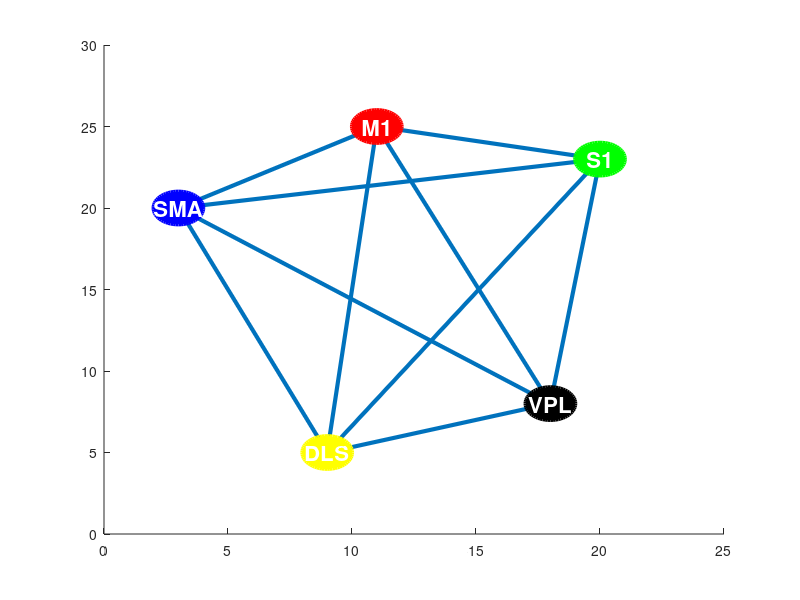

Here is the MATLAB script that generated this plot: (Note: this script raises an error after producing the figure.)
%A = [0 1 2; 1 0 3; 2 3 0];
%A = symdec(5,1);
%node_names = {'A','B','C','D','F'};
%G = graph(A,node_names);
%p = plot(G)

%G.Nodes.NodeColors = [1,2,3,4,5]';%degree(G);
%G.Nodes.NodeSizes = [10 20 10 100 40]';
%p.NodeCData = G.Nodes.NodeColors;
%colorbar
pos_SMA = [2 19 2 2]; 
pos_M1 = [10 24 2 2]; 
pos_S1 = [19 22 2 2]; 
pos_DLS = [8 4 2 2]; 
pos_VPL = [17 7 2 2];

line([pos_SMA(1)+1,pos_M1(1)+1],[pos_SMA(2)+1,pos_M1(2)+1],'LineWidth',3)
line([pos_SMA(1)+1,pos_S1(1)+1],[pos_SMA(2)+1,pos_S1(2)+1],'LineWidth',3)
line([pos_SMA(1)+1,pos_DLS(1)+1],[pos_SMA(2)+1,pos_DLS(2)+1],'LineWidth',3)
line([pos_SMA(1)+1,pos_VPL(1)+1],[pos_SMA(2)+1,pos_VPL(2)+1],'LineWidth',3)
line([pos_M1(1)+1,pos_S1(1)+1],[pos_M1(2)+1,pos_S1(2)+1],'LineWidth',3)
line([pos_M1(1)+1,pos_DLS(1)+1],[pos_M1(2)+1,pos_DLS(2)+1],'LineWidth',3)
line([pos_M1(1)+1,pos_VPL(1)+1],[pos_M1(2)+1,pos_VPL(2)+1],'LineWidth',3)
line([pos_S1(1)+1,pos_DLS(1)+1],[pos_S1(2)+1,pos_DLS(2)+1],'LineWidth',3)
line([pos_S1(1)+1,pos_VPL(1)+1],[pos_S1(2)+1,pos_VPL(2)+1],'LineWidth',3)
line([pos_DLS(1)+1,pos_VPL(1)+1],[pos_DLS(2)+1,pos_VPL(2)+1],'LineWidth',3)

rectangle('Position',pos_SMA,'Curvature',[1 1],'EdgeColor','b','LineWidth',3,'FaceColor','b')
text(pos_SMA(1)+1,pos_SMA(2)+1,'SMA','HorizontalAlignment','center','Color','w','FontSize',16,'FontWeight','bold')

rectangle('Position',pos_M1,'Curvature',[1 1],'EdgeColor','r','LineWidth',3,'FaceColor','r')
text(pos_M1(1)+1,pos_M1(2)+1,'M1','HorizontalAlignment','center','Color','w','FontSize',16,'FontWeight','bold')

rectangle('Position',pos_S1,'Curvature',[1 1],'EdgeColor','g','LineWidth',3,'FaceColor','g')
text(pos_S1(1)+1,pos_S1(2)+1,'S1','HorizontalAlignment','center','Color','w','FontSize',16,'FontWeight','bold')

rectangle('Position',pos_DLS,'Curvature',[1 1],'EdgeColor','y','LineWidth',3,'FaceColor','y')
text(pos_DLS(1)+1,pos_DLS(2)+1,'DLS','HorizontalAlignment','center','Color','w','FontSize',16,'FontWeight','bold')

rectangle('Position',pos_VPL,'Curvature',[1 1],'EdgeColor','k','LineWidth',3,'FaceColor','k')
text(pos_VPL(1)+1,pos_VPL(2)+1,'VPL','HorizontalAlignment','center','Color','w','FontSize',16,'FontWeight','bold')

xlim([0 25])
ylim([0 30])




% Colocar ancho de barras y color de acuerdo a la coherencia
[sum_MSC_beta_parkinson, coupling_strength_beta_parkinson, delay_beta_parkinson] = coherence_measurements(registroLFP, [8, 30], [false, false, false], false, path);

coupling_strength_beta_parkinson = coupling_strength_beta_parkinson/sum(sum(coupling_strength_beta_parkinson));
left_coherence = coupling_strength_beta_parkinson(1:round(size(coupling_strength_beta_parkinson,1)/2),:);
right_coherence = coupling_strength_beta_parkinson(round(size(coupling_strength_beta_parkinson,1)/2)+1:end,:);

pos_SMA = [1.5 18.5 3 3]; 
pos_M1 = [9.5 23.5 3 3]; 
pos_S1 = [18.5 21.5 3 3]; 
pos_DLS = [7.5 3.5 3 3]; 
pos_VPL = [16.5 6.5 3 3];


for i = 1:3
    weigthed_left = left_coherence(:,i);
    weigthed_left = weigthed_left*1000;
    
    fig = figure('rend','painters','pos',[10 10 900 900]);%figure('units','normalized','outerposition',[0 0 1 1]);

    line([pos_SMA(1)+1.5,pos_M1(1)+1.5],[pos_SMA(2)+1,pos_M1(2)+1],'LineWidth',weigthed_left(1))
    line([pos_SMA(1)+1.5,pos_S1(1)+1.5],[pos_SMA(2)+1,pos_S1(2)+1],'LineWidth',weigthed_left(2))
    line([pos_SMA(1)+1.5,pos_DLS(1)+1.5],[pos_SMA(2)+1,pos_DLS(2)+1],'LineWidth',weigthed_left(3))
    line([pos_SMA(1)+1.5,pos_VPL(1)+1.5],[pos_SMA(2)+1,pos_VPL(2)+1],'LineWidth',weigthed_left(4))
    line([pos_M1(1)+1.5,pos_S1(1)+1.5],[pos_M1(2)+1,pos_S1(2)+1],'LineWidth',weigthed_left(5))
    line([pos_M1(1)+1.5,pos_DLS(1)+1.5],[pos_M1(2)+1,pos_DLS(2)+1],'LineWidth',weigthed_left(6))
    line([pos_M1(1)+1.5,pos_VPL(1)+1.5],[pos_M1(2)+1,pos_VPL(2)+1],'LineWidth',weigthed_left(7))
    line([pos_S1(1)+1.5,pos_DLS(1)+1.5],[pos_S1(2)+1,pos_DLS(2)+1],'LineWidth',weigthed_left(8))
    line([pos_S1(1)+1.5,pos_VPL(1)+1.5],[pos_S1(2)+1,pos_VPL(2)+1],'LineWidth',weigthed_left(9))
    line([pos_DLS(1)+1.5,pos_VPL(1)+1.5],[pos_DLS(2)+1,pos_VPL(2)+1],'LineWidth',weigthed_left(10))

    rectangle('Position',pos_SMA,'Curvature',[1 1],'EdgeColor','b','LineWidth',3,'FaceColor','b')
    text(pos_SMA(1)+1.5,pos_SMA(2)+1.5,'SMA','HorizontalAlignment','center','Color','w','FontSize',18,'FontWeight','bold')

    rectangle('Position',pos_M1,'Curvature',[1 1],'EdgeColor','r','LineWidth',3,'FaceColor','r')
    text(pos_M1(1)+1.5,pos_M1(2)+1.5,'M1','HorizontalAlignment','center','Color','w','FontSize',18,'FontWeight','bold')

    rectangle('Position',pos_S1,'Curvature',[1 1],'EdgeColor','g','LineWidth',3,'FaceColor','g')
    text(pos_S1(1)+1.5,pos_S1(2)+1.5,'S1','HorizontalAlignment','center','Color','w','FontSize',18,'FontWeight','bold')

    rectangle('Position',pos_DLS,'Curvature',[1 1],'EdgeColor','y','LineWidth',3,'FaceColor','y')
    text(pos_DLS(1)+1.5,pos_DLS(2)+1.5,'DLS','HorizontalAlignment','center','Color','w','FontSize',18,'FontWeight','bold')

    rectangle('Position',pos_VPL,'Curvature',[1 1],'EdgeColor','k','LineWidth',3,'FaceColor','k')
    text(pos_VPL(1)+1.5,pos_VPL(2)+1.5,'VPL','HorizontalAlignment','center','Color','w','FontSize',18,'FontWeight','bold')

    xlim([0 25])
    ylim([0 30])
    
    weigthed_rigth = right_coherence(:,i);
    weigthed_rigth = weigthed_rigth*1000;
    
    fig = figure('rend','painters','pos',[10 10 900 900]);%figure('units','normalized','outerposition',[0 0 1 1]);

    line([pos_SMA(1)+1.5,pos_M1(1)+1.5],[pos_SMA(2)+1,pos_M1(2)+1],'LineWidth',weigthed_rigth(1))
    line([pos_SMA(1)+1.5,pos_S1(1)+1.5],[pos_SMA(2)+1,pos_S1(2)+1],'LineWidth',weigthed_rigth(2))
    line([pos_SMA(1)+1.5,pos_DLS(1)+1.5],[pos_SMA(2)+1,pos_DLS(2)+1],'LineWidth',weigthed_rigth(3))
    line([pos_SMA(1)+1.5,pos_VPL(1)+1.5],[pos_SMA(2)+1,pos_VPL(2)+1],'LineWidth',weigthed_rigth(4))
    line([pos_M1(1)+1.5,pos_S1(1)+1.5],[pos_M1(2)+1,pos_S1(2)+1],'LineWidth',weigthed_rigth(5))
    line([pos_M1(1)+1.5,pos_DLS(1)+1.5],[pos_M1(2)+1,pos_DLS(2)+1],'LineWidth',weigthed_rigth(6))
    line([pos_M1(1)+1.5,pos_VPL(1)+1.5],[pos_M1(2)+1,pos_VPL(2)+1],'LineWidth',weigthed_rigth(7))
    line([pos_S1(1)+1.5,pos_DLS(1)+1.5],[pos_S1(2)+1,pos_DLS(2)+1],'LineWidth',weigthed_rigth(8))
    line([pos_S1(1)+1.5,pos_VPL(1)+1.5],[pos_S1(2)+1,pos_VPL(2)+1],'LineWidth',weigthed_rigth(9))
    line([pos_DLS(1)+1.5,pos_VPL(1)+1.5],[pos_DLS(2)+1,pos_VPL(2)+1],'LineWidth',weigthed_rigth(10))

    rectangle('Position',pos_SMA,'Curvature',[1 1],'EdgeColor','b','LineWidth',3,'FaceColor','b')
    text(pos_SMA(1)+1.5,pos_SMA(2)+1.5,'SMA','HorizontalAlignment','center','Color','w','FontSize',18,'FontWeight','bold')

    rectangle('Position',pos_M1,'Curvature',[1 1],'EdgeColor','r','LineWidth',3,'FaceColor','r')
    text(pos_M1(1)+1.5,pos_M1(2)+1.5,'M1','HorizontalAlignment','center','Color','w','FontSize',18,'FontWeight','bold')

    rectangle('Position',pos_S1,'Curvature',[1 1],'EdgeColor','g','LineWidth',3,'FaceColor','g')
    text(pos_S1(1)+1.5,pos_S1(2)+1.5,'S1','HorizontalAlignment','center','Color','w','FontSize',18,'FontWeight','bold')

    rectangle('Position',pos_DLS,'Curvature',[1 1],'EdgeColor','y','LineWidth',3,'FaceColor','y')
    text(pos_DLS(1)+1.5,pos_DLS(2)+1.5,'DLS','HorizontalAlignment','center','Color','w','FontSize',18,'FontWeight','bold')

    rectangle('Position',pos_VPL,'Curvature',[1 1],'EdgeColor','k','LineWidth',3,'FaceColor','k')
    text(pos_VPL(1)+1.5,pos_VPL(2)+1.5,'VPL','HorizontalAlignment','center','Color','w','FontSize',18,'FontWeight','bold')

    xlim([0 25])
    ylim([0 30])
end


